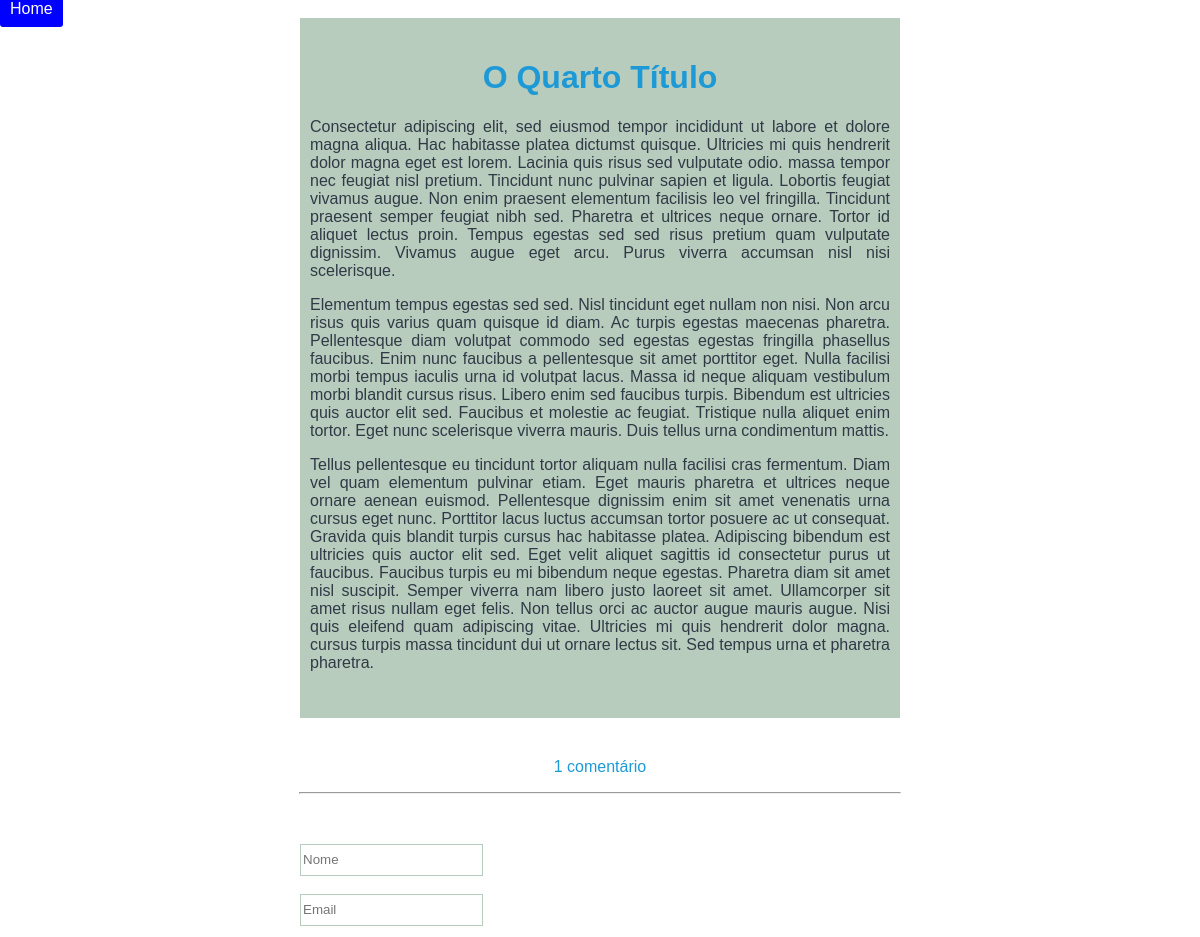
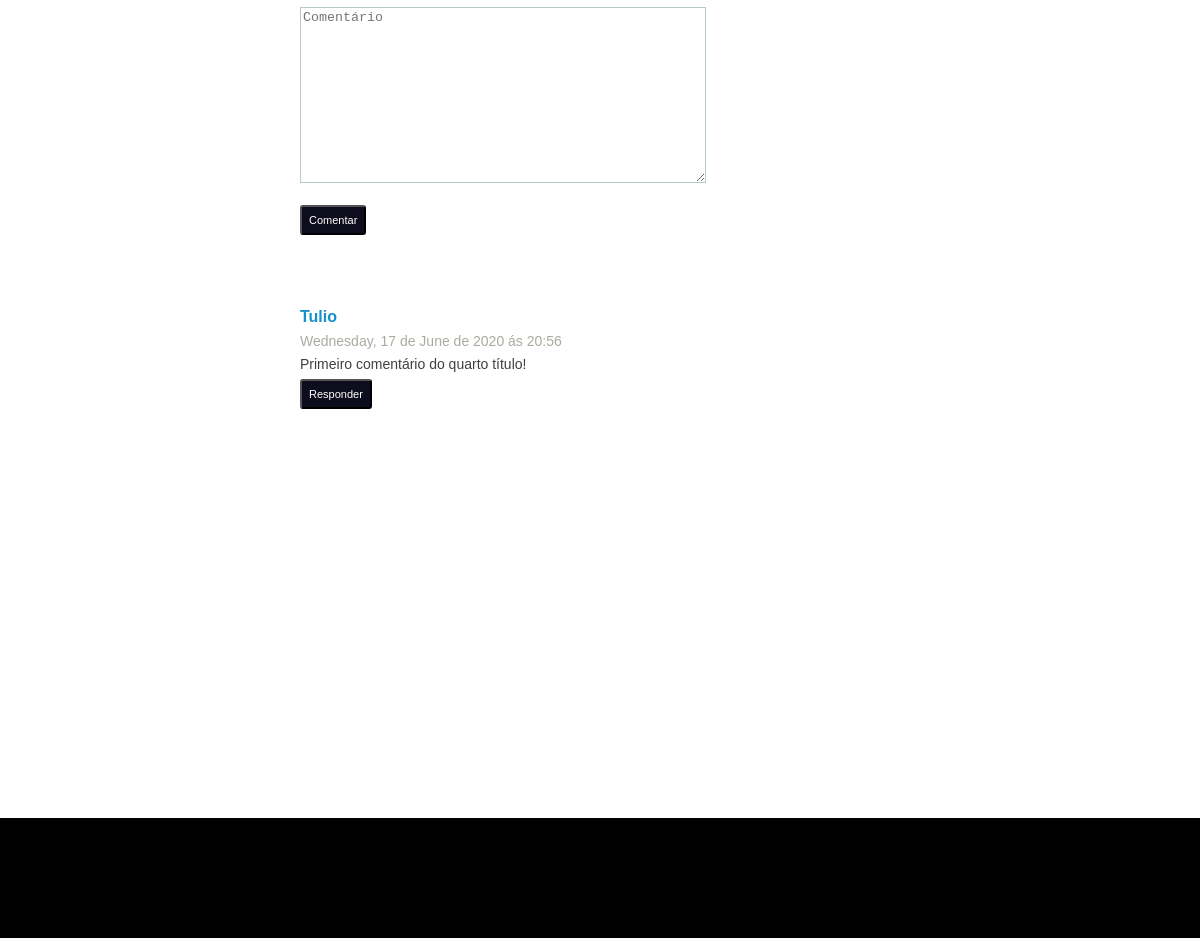
The app's page /post.php?id=4 with its own data (2 pictures, top to bottom).
### tables this page shows
CREATE TABLE IF NOT EXISTS `artigos` (
	`id` INT(11) NOT NULL AUTO_INCREMENT,
	`title` VARCHAR(120) NOT NULL COLLATE 'latin1_swedish_ci',
	`text_post` TEXT(65535) NOT NULL COLLATE 'latin1_swedish_ci',
	PRIMARY KEY (`id`) USING BTREE
)
COLLATE='latin1_swedish_ci';

CREATE TABLE IF NOT EXISTS `comments` (
	`id` INT(11) NOT NULL AUTO_INCREMENT,
	`id_post` INT(11) NOT NULL,
	`comment` TEXT(65535) NOT NULL COLLATE 'latin1_swedish_ci',
	`name` VARCHAR(50) NOT NULL COLLATE 'latin1_swedish_ci',
	`email` VARCHAR(100) NOT NULL COLLATE 'latin1_swedish_ci',
	`date_time` DATETIME NOT NULL,
	`id_resp` INT(11) NULL DEFAULT NULL,
	PRIMARY KEY (`id`) USING BTREE
)
COLLATE='latin1_swedish_ci';

### model.php (called while the page is built, shortened)
<?php
include 'connect.php';
	function select_post_for_id($id) {
		global $pdo;
		$sql = "SELECT * FROM artigos WHERE id = :id";
		$sql = $pdo->prepare($sql);
		$sql->bindValue(':id', $id);
		$sql->execute();
		if($sql->rowCount() > 0) {
			return $sql->fetch(\PDO::FETCH_ASSOC);
		} else {
			return false;
		}
	}
	function select_comment_for_id($id_post) {
		global $pdo;
		$sql = "SELECT * FROM comments WHERE id_post = :id_post";
		$sql = $pdo->prepare($sql);
		$sql->bindValue(':id_post', $id_post);
		$sql->execute();
		$comments = array();
		if($sql->rowCount() > 0) {
			while($campos = $sql->fetchObject()) {
				$comments[$campos->id_resp][$campos->id] = array(
					'name'=>$campos->name, 'comment'=>$campos->comment,
					'date_time'=>$campos->date_time,
					'id'=>$campos->id, 'id_resp'=>$campos->id_resp
				);
			}
			return $comments;
		}
	}
	function count_comments($id_post) {
		global $pdo;
		$sql = "SELECT count(id) as qt FROM comments WHERE id_post = :id_post";
		$sql = $pdo->prepare($sql);
		$sql->bindValue(":id_post", $id_post);
		$sql->execute();
		if($sql->rowCount() > 0) {
			$quant = $sql->fetch();
			return $quant['qt'];
		} else {
			return false;
		}
	}
	function formatoDataHora($dados) {
		if(!empty($dados)) {
			$horaData = strftime('%A, %d de %B de %Y '.utf8_decode('ás').' %H:%M', strtotime($dados));
			return utf8_encode($horaData);
		} else {
			return false;
		}
	}
?>

### post.php (the view, shortened to what this page needs)
<?php
include 'views/header.php';
include 'model.php';
if(!empty($_GET['id'])) {
	$post = select_post_for_id($_GET['id']);
	$comment = select_comment_for_id($_GET['id']);
}
?>
<a class="button" href="index.php">Home</a>
<center>
		<?php if(!empty($post)) : ?>
			<div class="container">
				<h1><a href="post.php?id=<?php echo $post['id']; ?>"><?php echo $post['title']; ?></a></h1>
				<p><?php echo $post['text_post']; ?></p>
			</div>
		<?php else: ?>
			<p>Conteúdo não encontrado!!</p>
		<?php endif; ?>
	<p>
		<?php if(count_comments($_GET['id'])) :
		$qt = count_comments($_GET['id']);
		if($qt == 1) : ?>
			<p class="color_comment"><a href="comments.php?id=<?php echo $_GET['id']; ?>" ><?php echo $qt." comentário"; ?></a></p>
		<?php else: ?>
			<p class='color_comment'><a href="comments.php?id=<?php echo $_GET['id']; ?>" ><?php echo $qt." comentários"; ?></a></p>
		<?php endif; ?>
		<?php else: ?>
			<p class='color_comment'>0 comentário</p>
		<?php endif; ?>
	</p>
<hr/>
	<div class="form_comment">
		<form method="POST" name="formC" id="form" class="comentario">
			<input type="text" name="nome" id="nome" placeholder="Nome" required="required"><br/><br/>
			<input type="email" name="email" placeholder="Email" required="required" id="email"><br/><br/>
			<textarea name="comentario" placeholder="Comentário" id="comentario" required="required"></textarea><br/><br/>
			<button class="button_comment" id="button" >Comentar</button><br/><br/>
		</form>
	</div>
<div class="area_comments">
	<?php if(!empty($comment)):  ?>
		<?php foreach($comment[NULL] as $id_comentario => $value): ?>
		<div class="comments">
				<div class="box_comments">
					<ul>
						<li class="name_comment"><strong><?php echo $value['name'];  ?></strong></li>
						<li class="date_time"><?php echo formatoDataHora($value['date_time']);  ?></li>
						<li class="comment"><?php echo utf8_decode($value['comment']);  ?></li>
					</ul>
				</div>
				<div class="open_comment">
					<button type="button" class="button_resp">Responder</button>
				</div>
			<br/>
		</div>
	<?php endforeach; ?>
	<?php else: ?>
			<p><strong>Seja o primeiro a comentar!</strong></p>
	<?php endif; ?>
</div>
</center>
<?php include 'views/footer.php'; ?>

### css/style.css (style rules this page uses)
body { padding:0px; margin:0px; font-family: 'arial'; }
input { height: 28px; border: 1px solid #b7ccbd; }
textarea { width: 400px; height: 170px; border-color: #b7ccbd; }
h1 { text-align: center; }
a { color:#1d9ad6; text-decoration: none; }
.button { padding: 10px; background-color: blue; color: #fff; border-radius: 3px; }
.container { width: 580px; padding-left: 10px; padding-right: 10px; padding-top: 20px; padding-bottom: 30px; text-align: justify; margin-bottom: 40px; color:#303a46; background-color: #b7ccbd; }
.form_comment { width: 600px; text-align: justify; margin-bottom: 50px; }
hr { width: 600px; margin-bottom: 50px; }
.area_comments { min-height: 400px; margin-bottom: 110px; }
.comments { width: 600px; text-align: justify; }
.color_comment { color: red; }
.box_comments { width: 600px; color:#40403e; }
.box_comments ul { list-style: none; padding:0px; margin:0px; }
.box_comments li { margin-bottom: 07px; }
.name_comment { color: #1691cc; }
.date_time { color: #ababa0; font-size: 14px; }
.comment { font-size: 14px; }
.open_comment button { margin-left: 0px; }
.button_resp, .button_comment, .button_resp_2 { padding: 07px; font-size: 11px; background-color: #0d0d1d; color: #fff; border-radius: 3px; margin-bottom: 05px; }

### records on screen
artigos: title "O Quarto Título", text_post "Consectetur adipiscing elit, sed eiusmod tempor incididunt ut labore et dolore magna aliqua. Hac habitasse platea dictumst quisque. Ultricies mi quis hendrerit dolor magna eget est lorem. Lacinia quis risus sed vulputate odio. massa tempor nec feugiat nisl pretium. Tincidunt nunc pulvinar sapien et ligula. Lobortis feugiat vivamus augue. Non enim praesent elementum facilisis leo vel fringilla. Tincidunt praesent semper feugiat nibh sed. Pharetra et ultrices neque ornare. Tortor id aliquet lectus proin. Tempus egestas sed sed risus pretium quam vulputate dignissim. Vivamus augue eget arcu. Purus viverra accumsan nisl nisi scelerisque. Elementum tempus egestas sed sed. Nisl tincidunt eget…"
comments: name "Tulio", date_time "Wednesday, 17 de June de 2020 ás 20:56", comment "Primeiro comentário do quarto título!"

### other values on screen
$qt "1"
